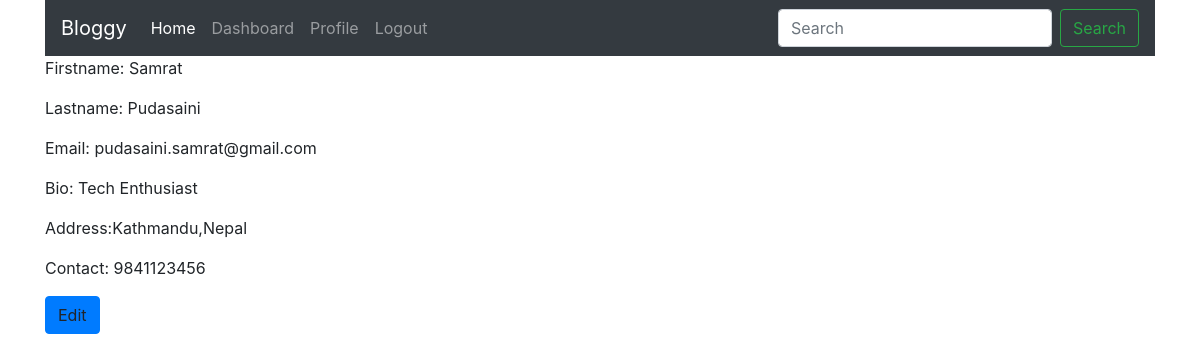
/accounts/profile/ (signed in), run on the app's committed database.
### accounts/models.py (models this page shows, shortened)
class Profile(models.Model):
    user = models.OneToOneField(User, on_delete=models.CASCADE)
    address = models.CharField(max_length=60)
    contact = models.CharField(max_length=10)
    bio = models.CharField(max_length=255)

### accounts/views.py (the view)
# urls.py: path("profile/",views.profile, name="profile"),
@login_required
def profile(request):
    user_id = request.user.id
    if Profile.objects.filter(user__id=user_id).exists():
        profile = Profile.objects.get(user__id=user_id)
        data = {'profile':profile}
        return render(request,"accounts/profile-view.html",data)
    return redirect("blogs")

### templates/accounts/profile-view.html
{% extends 'base.html' %} {% block content %}
<p>Firstname: {{profile.user.first_name}}</p>
<p>Lastname: {{profile.user.last_name}}</p>
<p>Email: {{profile.user.email}}</p>
<p>Bio: {{profile.bio}}</p>
<p>Address:{{profile.address}}</p>
<p>Contact: {{profile.contact}}</p>
<a class="btn btn-primary">Edit</a>
{% endblock %}

### data on the page
Profile: user.first_name "Samrat", user.last_name "Pudasaini", user.email "pudasaini.samrat@gmail.com", bio "Tech Enthusiast", address "Kathmandu,Nepal", contact "9841123456"
